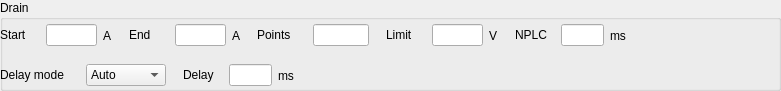
   <widget class="QGroupBox" name="groupBox_drainSweep">
    <property name="geometry">
     <rect>
      <x>10</x>
      <y>230</y>
      <width>781</width>
      <height>91</height>
     </rect>
    </property>
    <property name="title">
     <string>Drain</string>
    </property>
    <widget class="QWidget" name="horizontalLayoutWidget_22">
     <property name="geometry">
      <rect>
       <x>0</x>
       <y>20</y>
       <width>771</width>
       <height>31</height>
      </rect>
     </property>
     <layout class="QHBoxLayout" name="HBoxLayout_drainLine1" stretch="10,1,10,1,10,1,10,1,10,13">
      <item>
       <layout class="QHBoxLayout" name="HBoxLayout_drainStart" stretch="0,0,0">
        <item>
         <widget class="QLabel" name="label_drainStart">
          <property name="sizePolicy">
           <sizepolicy hsizetype="Fixed" vsizetype="Fixed">
            <horstretch>0</horstretch>
            <verstretch>0</verstretch>
           </sizepolicy>
          </property>
          <property name="minimumSize">
           <size>
            <width>40</width>
            <height>0</height>
           </size>
          </property>
          <property name="text">
           <string>Start</string>
          </property>
         </widget>
        </item>
        <item>
         <widget class="QLineEdit" name="lineEdit_drainStart">
          <property name="sizePolicy">
           <sizepolicy hsizetype="Fixed" vsizetype="Fixed">
            <horstretch>0</horstretch>
            <verstretch>0</verstretch>
           </sizepolicy>
          </property>
          <property name="minimumSize">
           <size>
            <width>20</width>
            <height>0</height>
           </size>
          </property>
         </widget>
        </item>
        <item>
         <widget class="QLabel" name="label_drainStartUnits">
          <property name="text">
           <string>A</string>
          </property>
         </widget>
        </item>
       </layout>
      </item>
      <item>
       <spacer name="horizontalSpacer_25">
        <property name="orientation">
         <enum>Qt::Horizontal</enum>
        </property>
        <property name="sizeHint" stdset="0">
         <size>
          <width>40</width>
          <height>20</height>
         </size>
        </property>
       </spacer>
      </item>
      <item>
       <layout class="QHBoxLayout" name="HBoxLayout_drainEnd" stretch="0,0,0">
        <item>
         <widget class="QLabel" name="label_drainEnd">
          <property name="sizePolicy">
           <sizepolicy hsizetype="Fixed" vsizetype="Fixed">
            <horstretch>0</horstretch>
            <verstretch>0</verstretch>
           </sizepolicy>
          </property>
          <property name="minimumSize">
           <size>
            <width>40</width>
            <height>0</height>
           </size>
          </property>
          <property name="text">
           <string>End</string>
          </property>
         </widget>
        </item>
        <item>
         <widget class="QLineEdit" name="lineEdit_drainEnd">
          <property name="sizePolicy">
           <sizepolicy hsizetype="Fixed" vsizetype="Fixed">
            <horstretch>0</horstretch>
            <verstretch>0</verstretch>
           </sizepolicy>
          </property>
          <property name="minimumSize">
           <size>
            <width>20</width>
            <height>0</height>
           </size>
          </property>
         </widget>
        </item>
        <item>
         <widget class="QLabel" name="label_drainEndUnits">
          <property name="text">
           <string>A</string>
          </property>
         </widget>
        </item>
       </layout>
      </item>
      <item>
       <spacer name="horizontalSpacer_26">
        <property name="orientation">
         <enum>Qt::Horizontal</enum>
        </property>
        <property name="sizeHint" stdset="0">
         <size>
          <width>40</width>
          <height>20</height>
         </size>
        </property>
       </spacer>
      </item>
      <item>
       <layout class="QHBoxLayout" name="HBoxLayout_drainPoints" stretch="0,0">
        <item>
         <widget class="QLabel" name="label_drainPoints">
          <property name="sizePolicy">
           <sizepolicy hsizetype="Fixed" vsizetype="Fixed">
            <horstretch>0</horstretch>
            <verstretch>0</verstretch>
           </sizepolicy>
          </property>
          <property name="minimumSize">
           <size>
            <width>50</width>
            <height>0</height>
           </size>
          </property>
          <property name="text">
           <string>Points</string>
          </property>
         </widget>
        </item>
        <item>
         <widget class="QLineEdit" name="lineEdit_drainPoints">
          <property name="sizePolicy">
           <sizepolicy hsizetype="Fixed" vsizetype="Fixed">
            <horstretch>0</horstretch>
            <verstretch>0</verstretch>
           </sizepolicy>
          </property>
          <property name="minimumSize">
           <size>
            <width>20</width>
            <height>0</height>
           </size>
          </property>
         </widget>
        </item>
       </layout>
      </item>
      <item>
       <spacer name="horizontalSpacer_27">
        <property name="orientation">
         <enum>Qt::Horizontal</enum>
        </property>
        <property name="sizeHint" stdset="0">
         <size>
          <width>40</width>
          <height>20</height>
         </size>
        </property>
       </spacer>
      </item>
      <item>
       <layout class="QHBoxLayout" name="HBoxLayout_drainLimit" stretch="0,0,0">
        <item>
         <widget class="QLabel" name="label_drainLimit">
          <property name="sizePolicy">
           <sizepolicy hsizetype="Fixed" vsizetype="Fixed">
            <horstretch>0</horstretch>
            <verstretch>0</verstretch>
           </sizepolicy>
          </property>
          <property name="minimumSize">
           <size>
            <width>40</width>
            <height>0</height>
           </size>
          </property>
          <property name="text">
           <string>Limit</string>
          </property>
         </widget>
        </item>
        <item>
         <widget class="QLineEdit" name="lineEdit_drainLimit">
          <property name="sizePolicy">
           <sizepolicy hsizetype="Fixed" vsizetype="Fixed">
            <horstretch>0</horstretch>
            <verstretch>0</verstretch>
           </sizepolicy>
          </property>
          <property name="minimumSize">
           <size>
            <width>20</width>
            <height>0</height>
           </size>
          </property>
         </widget>
        </item>
        <item>
         <widget class="QLabel" name="label_drainLimitUnits">
          <property name="text">
           <string>V</string>
          </property>
         </widget>
        </item>
       </layout>
      </item>
      <item>
       <spacer name="horizontalSpacer_28">
        <property name="orientation">
         <enum>Qt::Horizontal</enum>
        </property>
        <property name="sizeHint" stdset="0">
         <size>
          <width>40</width>
          <height>20</height>
         </size>
        </property>
       </spacer>
      </item>
      <item>
       <layout class="QHBoxLayout" name="HBoxLayout_drainNPLC" stretch="0,0,0">
        <item>
         <widget class="QLabel" name="label_drainNPLC">
          <property name="sizePolicy">
           <sizepolicy hsizetype="Fixed" vsizetype="Fixed">
            <horstretch>0</horstretch>
            <verstretch>0</verstretch>
           </sizepolicy>
          </property>
          <property name="minimumSize">
           <size>
            <width>40</width>
            <height>0</height>
           </size>
          </property>
          <property name="text">
           <string>NPLC</string>
          </property>
         </widget>
        </item>
        <item>
         <widget class="QLineEdit" name="lineEdit_drainNPLC">
          <property name="sizePolicy">
           <sizepolicy hsizetype="Fixed" vsizetype="Fixed">
            <horstretch>0</horstretch>
            <verstretch>0</verstretch>
           </sizepolicy>
          </property>
          <property name="minimumSize">
           <size>
            <width>20</width>
            <height>0</height>
           </size>
          </property>
          <property name="baseSize">
           <size>
            <width>0</width>
            <height>0</height>
           </size>
          </property>
         </widget>
        </item>
        <item>
         <widget class="QLabel" name="label_drainNPLCUnits">
          <property name="text">
           <string>ms</string>
          </property>
         </widget>
        </item>
       </layout>
      </item>
      <item>
       <spacer name="horizontalSpacer_29">
        <property name="orientation">
         <enum>Qt::Horizontal</enum>
        </property>
        <property name="sizeHint" stdset="0">
         <size>
          <width>40</width>
          <height>20</height>
         </size>
        </property>
       </spacer>
      </item>
     </layout>
    </widget>
    <widget class="QWidget" name="horizontalLayoutWidget_23">
     <property name="geometry">
      <rect>
       <x>0</x>
       <y>60</y>
       <width>771</width>
       <height>31</height>
      </rect>
     </property>
     <layout class="QHBoxLayout" name="HBoxLayout_drainLine2" stretch="10,1,10,43">
      <item>
       <layout class="QHBoxLayout" name="HBoxLayout_drainDelayMode">
        <item>
         <widget class="QLabel" name="label_drainDelayMode">
          <property name="sizePolicy">
           <sizepolicy hsizetype="Fixed" vsizetype="Fixed">
            <horstretch>0</horstretch>
            <verstretch>0</verstretch>
           </sizepolicy>
          </property>
          <property name="minimumSize">
           <size>
            <width>80</width>
            <height>0</height>
           </size>
          </property>
          <property name="text">
           <string>Delay mode</string>
          </property>
         </widget>
        </item>
        <item>
         <widget class="QComboBox" name="comboBox_drainDelayMode">
          <property name="sizePolicy">
           <sizepolicy hsizetype="Fixed" vsizetype="Fixed">
            <horstretch>0</horstretch>
            <verstretch>0</verstretch>
           </sizepolicy>
          </property>
          <property name="minimumSize">
           <size>
            <width>80</width>
            <height>0</height>
           </size>
          </property>
          <property name="currentIndex">
           <number>0</number>
          </property>
          <item>
           <property name="text">
            <string>Auto</string>
           </property>
          </item>
          <item>
           <property name="text">
            <string>Manual</string>
           </property>
          </item>
         </widget>
        </item>
       </layout>
      </item>
      <item>
       <spacer name="horizontalSpacer_30">
        <property name="orientation">
         <enum>Qt::Horizontal</enum>
        </property>
        <property name="sizeHint" stdset="0">
         <size>
          <width>40</width>
          <height>20</height>
         </size>
        </property>
       </spacer>
      </item>
      <item>
       <layout class="QHBoxLayout" name="HBoxLayout_drainDelay" stretch="0,0,0">
        <item>
         <widget class="QLabel" name="label_drainDelay">
          <property name="sizePolicy">
           <sizepolicy hsizetype="Fixed" vsizetype="Fixed">
            <horstretch>0</horstretch>
            <verstretch>0</verstretch>
           </sizepolicy>
          </property>
          <property name="minimumSize">
           <size>
            <width>40</width>
            <height>0</height>
           </size>
          </property>
          <property name="text">
           <string>Delay</string>
          </property>
         </widget>
        </item>
        <item>
         <widget class="QLineEdit" name="lineEdit_drainDelay">
          <property name="sizePolicy">
           <sizepolicy hsizetype="Fixed" vsizetype="Fixed">
            <horstretch>0</horstretch>
            <verstretch>0</verstretch>
           </sizepolicy>
          </property>
          <property name="minimumSize">
           <size>
            <width>20</width>
            <height>0</height>
           </size>
          </property>
         </widget>
        </item>
        <item>
         <widget class="QLabel" name="label_drainDelayUnits">
          <property name="text">
           <string>ms</string>
          </property>
         </widget>
        </item>
       </layout>
      </item>
      <item>
       <spacer name="horizontalSpacer_31">
        <property name="orientation">
         <enum>Qt::Horizontal</enum>
        </property>
        <property name="sizeHint" stdset="0">
         <size>
          <width>40</width>
          <height>20</height>
         </size>
        </property>
       </spacer>
      </item>
     </layout>
    </widget>
   </widget>
